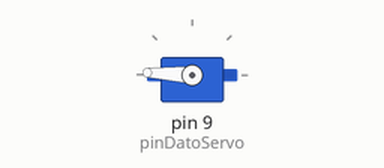
This sketch was run on a simulated Arduino Uno, built with avr-gcc and run on an emulated ATmega328P. On the bench: servo. Random numbers use the default seed unless the sketch sets one.

Above: at 0.1 s.
At 10.3 s:
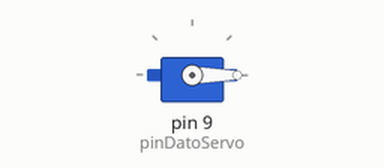
At 23.4 s:
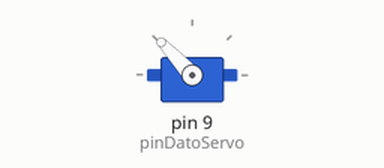
At 39.8 s:
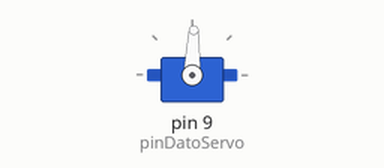
Timing chart, 0 to 40.0 s (numbered marks = the images above):
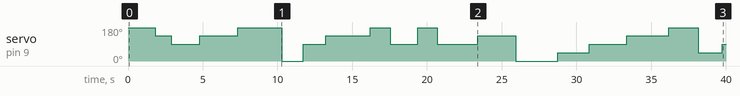

Measured:
- by itself, servo on pin 9 (pinDatoServo): 177° → 133° at 1.8 s, → 88° 1.1 s later, → 133° 1.9 s later, → 177° 2.5 s later, … (19 changes in this stretch)

The sketch:

TurningMotor.ino
```cpp
#include <Servo.h>

Servo myservo;  // create servo object to control a servo

int iniciaMotor=0;
int terminaMotor=180;
int iniciaCabeza=0;
int terminaCabeza=365;
int giraMotor=0;
int giraCabeza=0;
int pinDatoServo=9;
int segundoMax=3;
int segundoMin=1;
int gradoDado[]={0,90,180,270,360};
int previoGiro=1;
int cantidadGrados=5;

void setup() {
  myservo.attach(pinDatoServo);
}
void loop() {
int numAleatorio= random(segundoMin*1000,segundoMax*1000);
int gradoAleatorio=random(cantidadGrados);

  giraMotor = gradoDado[gradoAleatorio];
  if(giraMotor==previoGiro){}else
    {
    previoGiro=giraMotor;
  giraMotor = map(giraMotor,iniciaCabeza,terminaCabeza,iniciaMotor,terminaMotor);


  myservo.write(giraMotor);  // scale it to use it with the servo (value between 0 and 180)
  delay(numAleatorio);

    }}
```
